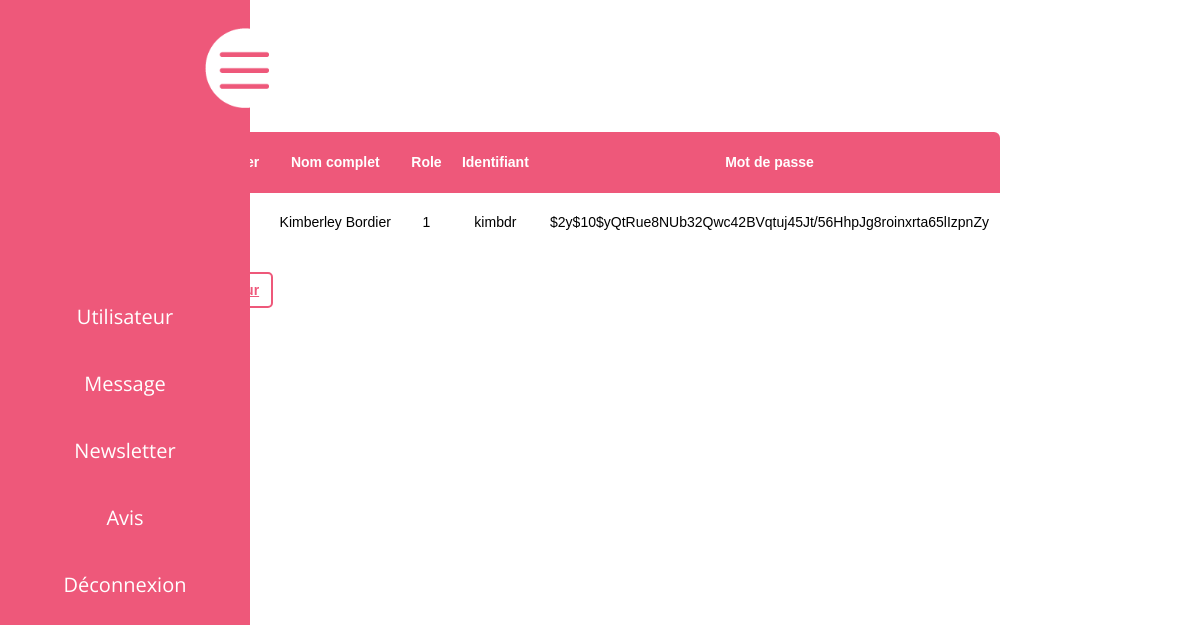
The app's page /admin/consult.php?consult=User&consultidUser=2 (signed in) with its own data.
### tables this page shows
CREATE TABLE jd_user (
    u_id INT NOT NULL AUTO_INCREMENT,
    u_role INT NOT NULL,
    u_username VARCHAR(100) NOT NULL,
    u_mdp VARCHAR(100) NOT NULL,
    u_nomComplet VARCHAR(55) NOT NULL,
    PRIMARY KEY (u_id)
);

### include/modele.php (called while the page is built, shortened)
<?php
function executeRequete($cnx, $sql, $parametre = NULL){
    if ($parametre == NULL) {
        $resultat = $cnx->query($sql);
    } else {
        $resultat = $cnx->prepare($sql);
        $resultat->execute($parametre);
    }
    return $resultat;
}

### admin/consult.php (the view, shortened to what this page needs)
<?php
include 'navAdmin.php';
?>
<main>
    <section class="consultBD">
        <?php
        switch ($_GET['consult']) {
            case "User":
                if (!empty($_GET["consultidUser"])) {
                    $id = (int)$_GET["consultidUser"];
                    $sql = "SELECT * FROM jd_user WHERE u_id = ?";
                    $resultRequete = executeRequete($cnx, $sql, array($id));
                } else {
                    header("Location: userAdmin.php?table=User");
                }
                echo '<table>
                <tr>
                    <th>ID User</th>
                    <th>Nom complet</th>
                    <th>Role</th>
                    <th>Identifiant</th>
                    <th>Mot de passe</th>
                </tr>';
                while ($row = $resultRequete->fetch(PDO::FETCH_ASSOC)) {
                    echo '<tr>
                        <td>' . $row['u_id'] . '</td>
                        <td>' . $row['u_nomComplet'] . '</td>
                        <td>' . $row['u_role'] . '</td>
                        <td>' . $row['u_username'] . '</td>
                        <td>' . $row['u_mdp'] . '</td>
                    </tr>';
                }
                echo '</table>
                <a class="index" href="userAdmin.php?table=User">Retour</a>';
                break;
        }
        ?>
    </section>
</main>
<?php
include 'footerAdmin.php';
?>

### admin/css/navAdmin.css (style rules this page uses)
* { margin: 0; padding: 0; }

### admin/css/tableAdmin.css (style rules this page uses)
body { font: 400 14px 'Calibri', 'Arial'; }
main { min-height: 50vh; display: flex; flex-direction: column; justify-content: center; align-items: center; z-index: 0; }
main section, .consultBD { max-width: 800px; width: 100%; }
table { border-spacing: 1; border-collapse: collapse; background: white; border-radius: 6px; overflow: hidden; width: 100%; margin: 30px auto; position: relative; }
table * { position: relative; }
table td, table th { padding-left: 8px; }
table tr th { background: #EE587A; color: white; }
table tr { height: 60px; border-bottom: #EE587A 1px solid; }
table tbody tr:last-child { border: 0; }
table td, table th { text-align: center; padding: 10px; }
.form button, .index, .ajout, .submit { padding: 8px 12px; margin: 50px 0 0 0; font-family: 'Montserrat', sans-serif; font-weight: 600; border: 2px solid #EE587A; border-radius: 5px; background: 0; color: #EE587A; cursor: pointer; transition: all .3s; }

### records on screen
jd_user: u_nomComplet "Kimberley Bordier", u_role "1", u_username "kimbdr", u_mdp "$2y$10$yQtRue8NUb32Qwc42BVqtuj45Jt/56HhpJg8roinxrta65lIzpnZy"
